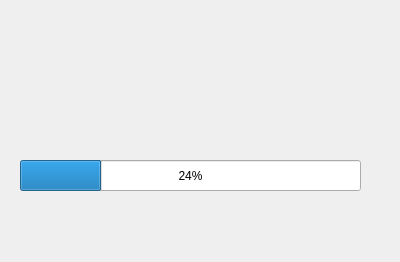
<?xml version="1.0" encoding="UTF-8"?>
<ui version="4.0">
 <class>OffTargetProgress</class>
 <widget class="QDialog" name="OffTargetProgress">
  <property name="geometry">
   <rect>
    <x>0</x>
    <y>0</y>
    <width>400</width>
    <height>262</height>
   </rect>
  </property>
  <property name="windowTitle">
   <string>Dialog</string>
  </property>
  <widget class="QProgressBar" name="progressBar">
   <property name="geometry">
    <rect>
     <x>20</x>
     <y>160</y>
     <width>341</width>
     <height>31</height>
    </rect>
   </property>
   <property name="value">
    <number>24</number>
   </property>
  </widget>
 </widget>
 <resources/>
 <connections/>
</ui>
